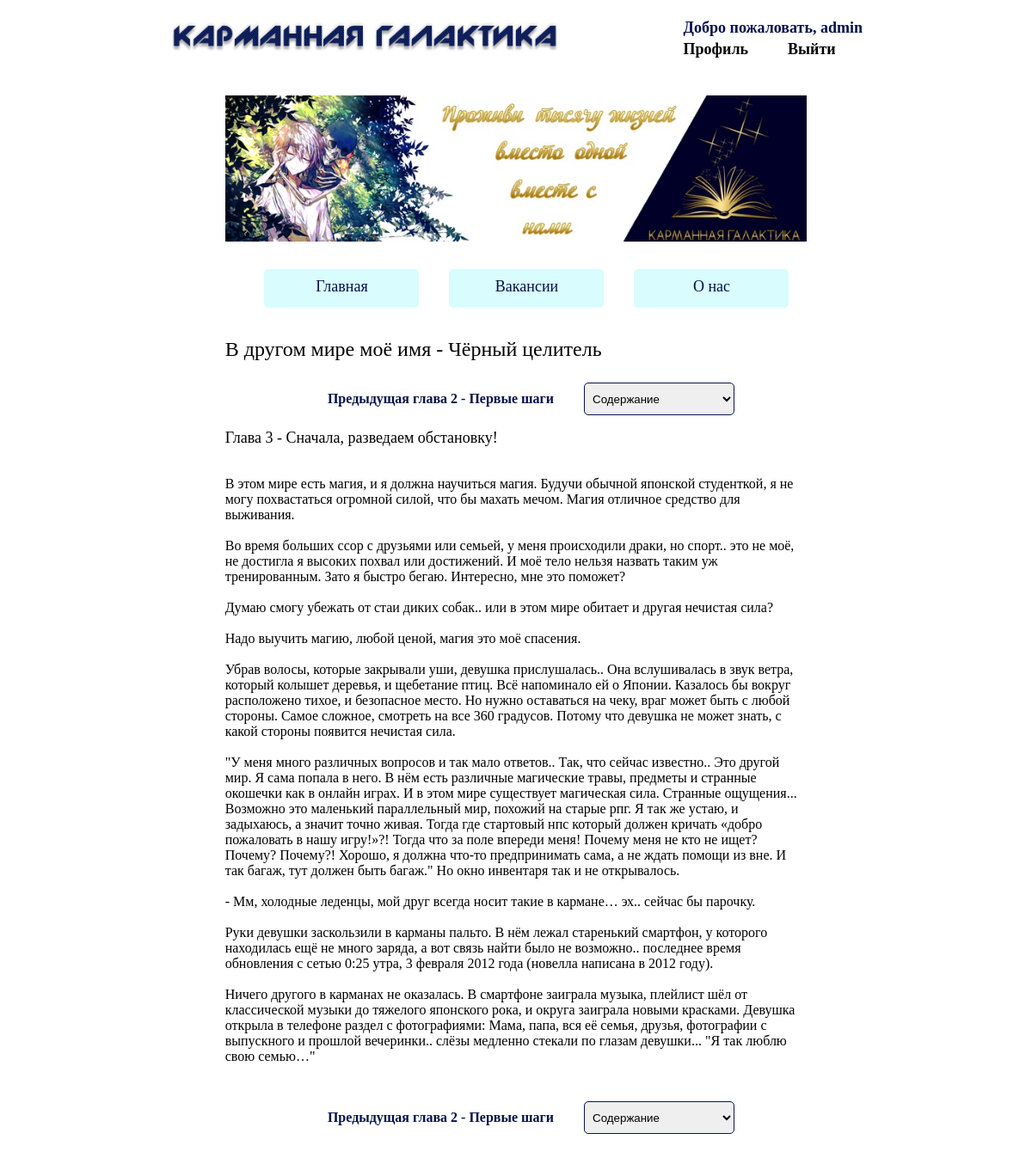
The app's page /ranobe/3/3/ (signed in) with its own data.
### Ranobe_App/models.py (models this page shows, shortened)
class Ranobe_Reading(models.Model):
    name = models.CharField(max_length=150)
    chapterNumber = models.IntegerField()
    ranobe = models.ForeignKey(Ranobe, on_delete=models.CASCADE)
    text = models.TextField()
    def __str__(self):
        return (f"{self.chapterNumber} - {self.name}")

class Ranobe(models.Model):
    name = models.CharField(max_length=200)
    author = models.ForeignKey(Author, on_delete=models.CASCADE)
    genres = models.ManyToManyField(Genre)
    date = models.DateField()
    image = models.CharField(max_length=300)
    description = models.TextField()
    japaneseName = models.CharField(max_length=200)
    englishName = models.CharField(max_length=200)
    translator = models.CharField(max_length=50)
    editor = models.CharField(max_length=50)
    statusOfTranslate = models.CharField(max_length=50)
    statusOfTitle = models.CharField(max_length=50)

### Ranobe_App/views.py (the view)
# urls.py: path('ranobe/<int:id>/<int:chapterId>/', views.reader, name="reader_url"),
def reader(request, id, chapterId):
    ranobe_read = Ranobe_Reading.objects.get(ranobe_id = id, id = chapterId)
    chaptersList = []
    ranobes = Ranobe_Reading.objects.all()
    for r in ranobes:
        if r.ranobe.id == id:
            chaptersList.append(r)
    now = 0
    prev = 0
    prevChapterId = 0
    next = 0
    nextChapterId = 0
    for i in range(len(chaptersList)):
        if chaptersList[i].id == chapterId:
            now = i
    if now == 0:
        prev = None
    else:
        prev = now - 1
    if now == len(chaptersList) - 1:
        next = None
    else:
        next = now + 1
    if prev is not None:
        prevChapterId = chaptersList[prev]
    else:
        prevChapterId = None
    if next is not None:
        nextChapterId = chaptersList[next]
    else:
        nextChapterId = None
    return render(request, 'ranobe_reader.html', {"chaptersList": chaptersList, "ranobe_read": ranobe_read,
                                                  "prev": prevChapterId, "next": nextChapterId})

### Ranobe_App/templates/ranobe_reader.html (shortened to what this page needs)
{% extends 'layout.html' %}
{% load static %}
{% block content %}
		<div class="reader">
			<p><font class="nameRanobe">{{ ranobe_read.ranobe.name }}</font></p>
			<div class="readerButton">
				{% if prev is not None %}
				<a href="/ranobe/{{ ranobe_read.ranobe.id }}/{{ prev.id }}">Предыдущая глава {{ prev }}</a>
				{% endif %}
				<select  onchange="window.location.href = this.options[this.selectedIndex].value">
					<option>Содержание</option>
				</select>
				</div>
			<p><font class="NameGlava">Глава {{ ranobe_read }}</font></p>
			<font class="ReadGlava">
{{ ranobe_read.text }}
			</font></p>
			<div class="readerButton">
				{% if prev is not None %}
				<a href="/ranobe/{{ ranobe_read.ranobe.id }}/{{ prev.id }}">Предыдущая глава {{ prev }}</a>
				{% endif %}
				<select  onchange="window.location.href = this.options[this.selectedIndex].value">
					<option>Содержание</option>
				</select>
				</div>
		</div>
{% endblock content %}

### Ranobe_App/templates/layout.html (shortened to what this page needs)
<!DOCTYPE html>
{% load static %}
<html>
<head>
	<link rel="stylesheet" href="{% static 'css/style.css' %}">
</head>
<body>
<div class="columns">
	<div></div>
	<div class="list">
		<header>
			<div class="TopHeader">
			<img class="name"src="{% static 'img/gg.png' %}">
				<div class="HeaderDiv">
					{% if user.is_authenticated %}
					<form>
						<table class="RegTable", class="regColor">
							<tr>
								<td colspan = "2">Добро пожаловать, {{user.username}}</td>
							</tr>
							<tr>
								<td><a href="{% url 'profile_url' %}">Профиль</a></td>
								<td><a href="{% url 'logout_url' %}">Выйти</a></td>
							</tr>
						</table>
					</form>
					{% endif %}
				</div>
			</div>
		<div class="headerSlider">
			<img src="{% static 'img/000.jpg' %}">
		</div>
		<ul class="menu">
				<a href="{% url 'index_url' %}" title="Главная"><li>
				    Главная
				 </li></a>
				 <a href="{% url 'vacancy_url' %}" title="Вакансии"><li>
				    Вакансии
				</li></a>
				<a href="{% url 'aboutUs_url' %}" title="О нас"><li>
				    О нас
				</li></a>
			</ul>
		</header>
        {% block content %}
        {% endblock content %}
</div>
	<div></div>
</div>
</body>
</html>

### Ranobe_App/static/css/style.css (style rules this page uses)
.columns { display: -ms-grid; display: grid; -ms-grid-columns: 1fr 5fr 1fr; grid-template-columns: 1fr 5fr 1fr; }
.list { min-height: 500px; border-radius: 30px; background: rgba(255, 255, 255, 0.7); }
.TopHeader { display: -webkit-box; display: -ms-flexbox; display: flex; -ms-flex-wrap: wrap; flex-wrap: wrap; -webkit-box-align: center; -ms-flex-align: center; align-items: center; }
.name { padding: 15px; height: 55%; width: 55%; }
.HeaderDiv { margin-left: auto; margin-right: 2%; }
.RegTable { margin-top: 7px; font-weight: bold; color: #03104b; font-size: 18px; }
.headerSlider { margin: 0 auto; margin-top: 35px; width: 80%; height: auto; }
.headerSlider img { width: 100%; height: 100%; }
.menu { display: -webkit-box; display: -ms-flexbox; display: flex; -webkit-box-pack: center; -ms-flex-pack: center; justify-content: center; -ms-flex-wrap: wrap; flex-wrap: wrap; font-size: 18px; font-family: "Tahoma"; }
.menu li { display: -webkit-box; display: -ms-flexbox; display: flex; -webkit-box-pack: center; -ms-flex-pack: center; justify-content: center; float: left; width: 20%; min-width: 150px; height: 35px; background: rgba(105, 243, 250, 0.25); margin: 10px 25px 10px 10px; padding: 10px 15px 0px 15px; border-radius: 5px; text-align: center; color: #03104b; }
.nameRanobe { font-size: 24px; font-family: "Tahoma"; }
a { text-decoration: none; color: #000; }
.reader { margin-top: 25px; margin-bottom: 50px; margin: 25px 0% 50px 10%; width: 80%; }
.reader a { margin: 10px 35px; color: #03104b; font-family: "Tahoma"; font-size: 16px; font-weight: bold; }
.readerButton { display: -webkit-box; display: -ms-flexbox; display: flex; -webkit-box-pack: center; -ms-flex-pack: center; justify-content: center; -ms-flex-wrap: wrap; flex-wrap: wrap; margin-top: 25px; }
.readerButton select { width: 175px; border-radius: 5px; padding: 2.5px 5px; border: 1.5px solid #09154f; }
.NameGlava { font-family: "Tahoma"; font-size: 18px; }
.ReadGlava { font-family: "Tahoma"; font-size: 16px; white-space: pre-wrap; }

### records on screen
Ranobe_Reading: ranobe.name "В другом мире моё имя - Чёрный целитель", chapterNumber+name "3 - Сначала, разведаем обстановку!", text "В этом мире есть магия, и я должна научиться магия. Будучи обычной японской студенткой, я не могу похвастаться огромной силой, что бы махать мечом. Магия отличное средство для выживания. Во время больших ссор с друзьями или семьей, у меня происходили драки, но спорт.. это не моё, не достигла я высоких похвал или достижений. И моё тело нельзя назвать таким уж тренированным. Зато я быстро бегаю. Интересно, мне это поможет? Думаю смогу убежать от стаи диких собак.. или в этом мире обитает и другая нечистая сила? Надо выучить магию, любой ценой, магия это моё спасения. Убрав волосы, которые закрывали уши, девушка прислушалась.. Она вслушивалась в звук ветра, который колышет деревья, и щебетание…"
Ranobe_Reading: chapterNumber+name "2 - Первые шаги"

### other values on screen
{{ user.username }} "admin"
